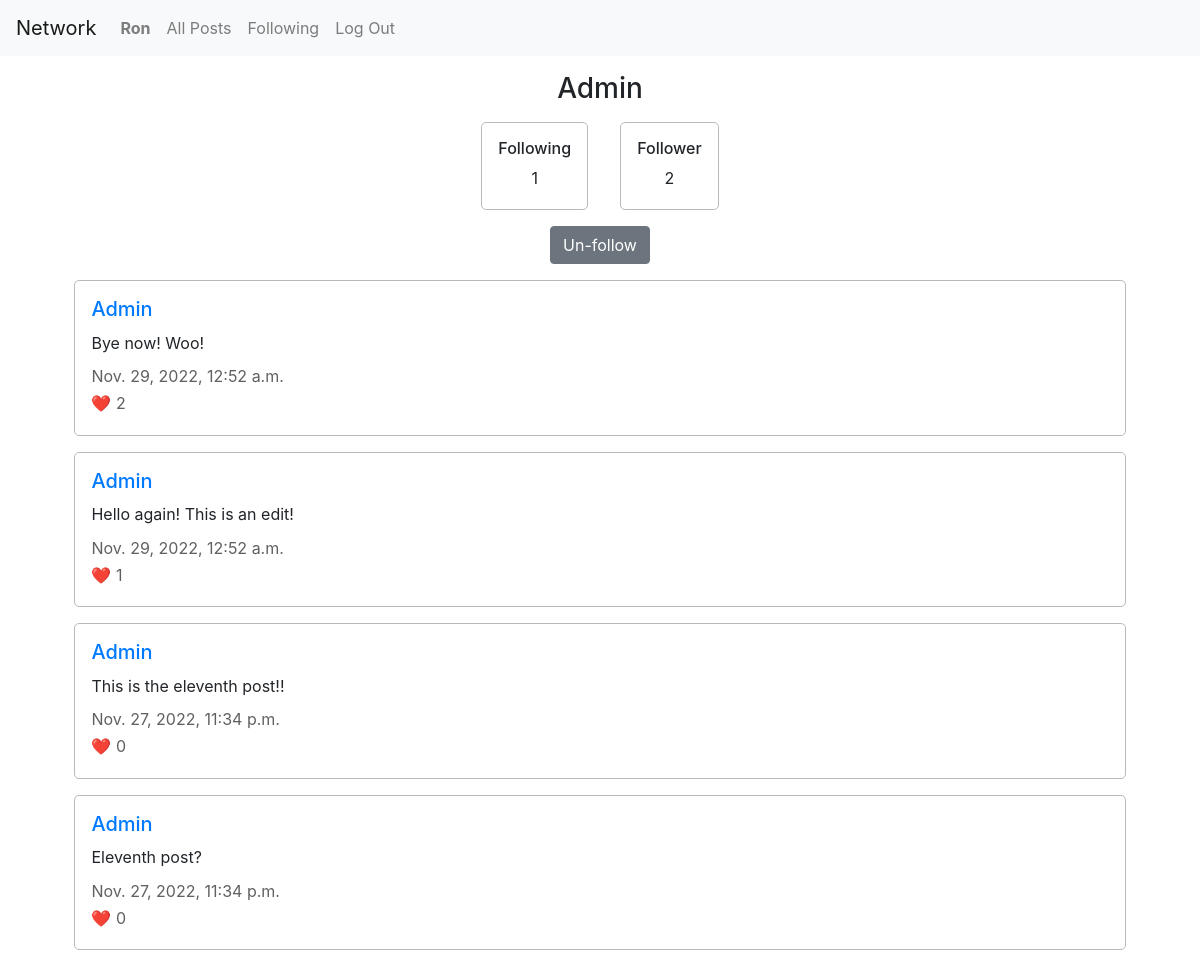
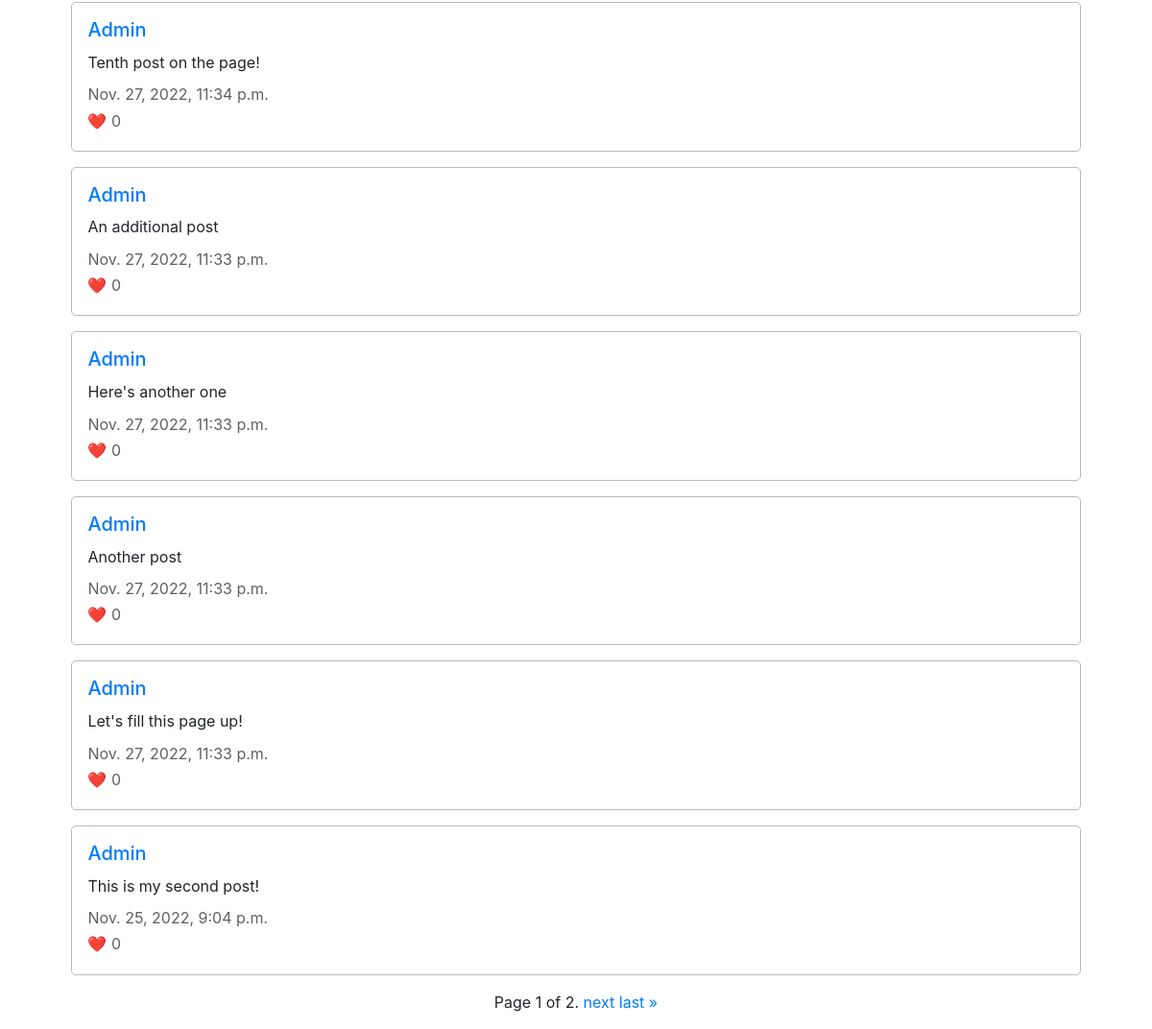
/user/Admin (signed in), run on the app's committed database (2 pictures, top to bottom).
### network/models.py (models this page shows, shortened)
class User(AbstractUser):
    pass

class Post(models.Model):
    user = models.ForeignKey("User", on_delete=models.CASCADE, related_name ="posts")
    content = models.TextField(max_length=255)
    timestamp = models.DateTimeField(auto_now_add=True)
    likes = models.ManyToManyField("User", blank=True, related_name="liked")

### network/views.py (the view, shortened to what this page needs)
# urls.py: path("user/<str:username>", views.user, name="user"),
def user(request, username):
    watcher = User.objects.get(username=request.user)
    user = User.objects.get(username=username)
    posts = Post.objects.all()
    userposts = posts.filter(user=user.id).order_by('timestamp').reverse()
    followingCount = user.following.all().count()
    followedCount = user.followed.all().count()
    followLink = Follow.objects.filter(following = watcher, followed = user)
    ownPage = False
    isFollowing = False
    if user == watcher:
        ownPage = True
    elif followLink.exists():
        isFollowing = True
    paginator = Paginator(userposts, 10)
    page_num = request.GET.get('page')
    page_obj = paginator.get_page(page_num)
    return render(request, "network/user.html", {
        "username": user.username,
        "page_obj": page_obj,
        "ownpage": ownPage,
        "isfollowing": isFollowing,
        "following": followingCount,
        "follower": followedCount
    })

### network/templates/network/user.html (shortened to what this page needs)
{% extends "network/layout.html" %}
{% load static %}
{% block body %}
    <h3>{{ username }}</h3>
    <div class="user-info">
        <div class="section">
            <h6>Following</h6>
            <p>{{ following }}</p>
        </div>
        <div class="section">
            <h6>Follower</h6>
            <p>{{ follower }}</p>
        </div>
    </div>
    {% if not ownpage %}
        <div class="follow-block">
            <form action="{% url 'user' username %}" method = "post">
                {% if isfollowing %}
                    <input type="submit" id="follow-btn" class="btn btn-secondary btn-block" name="unfollow" value="Un-follow">
                {% else %}
                    <input type="submit" id="follow-btn" class="btn btn-primary btn-block" name="follow" value="Follow">
                {% endif %}
            </form>
        </div>
    {% endif %}
    {% for post in page_obj %}
        <div class="section">
            <h5><a href="{% url 'user' username %}">{{ username }}</a></h5>
            <p class="post-content" id="post-content-{{ post.id }}">{{ post.content }}</p>
            <p class="grey">{{ post.timestamp }}</p>
            <p class="grey">&#10084;&#65039; {{ post.likes.all.count }}</p>
        </div>
    {% endfor %}
    <div class="pagination">
        <span class="step-links">
            <span class="current">
                Page {{ page_obj.number }} of {{ page_obj.paginator.num_pages }}.
            </span>
            {% if page_obj.has_next %}
                <a href="?page={{ page_obj.next_page_number }}">next</a>
                <a href="?page={{ page_obj.paginator.num_pages }}">last &raquo;</a>
            {% endif %}
        </span>
    </div>
{% endblock %}

### network/templates/network/layout.html (shortened to what this page needs)
{% load static %}
<!DOCTYPE html>
<html lang="en">
    <head>
        <link rel="stylesheet" href="https://stackpath.bootstrapcdn.com/bootstrap/4.4.1/css/bootstrap.min.css">
        <link href="{% static 'network/styles.css' %}" rel="stylesheet">
    </head>
    <body>
        <nav class="navbar navbar-expand-lg navbar-light bg-light">
            <a class="navbar-brand" href="#">Network</a>
            <div class="collapse navbar-collapse" id="navbarNav">
                <ul class="navbar-nav mr-auto">
                {% if user.is_authenticated %}
                    <li class="nav-item">
                        <a class="nav-link" href="{% url 'user' user.username %}"><strong id="current-user">{{ user.username }}</strong></a>
                    </li>
                {% endif %}
                <li class="nav-item">
                    <a class="nav-link" href="{% url 'index' %}">All Posts</a>
                </li>
                {% if user.is_authenticated %}
                    <li class="nav-item">
                        <a class="nav-link" href="{% url 'following' %}">Following</a>
                    </li>
                    <li class="nav-item">
                        <a class="nav-link" href="{% url 'logout' %}">Log Out</a>
                    </li>
                {% endif %}
                </ul>
            </div>
        </nav>
        <div class="body">
            {% block body %}
            {% endblock %}
        </div>
    </body>
</html>

### network/static/network/styles.css (style rules this page uses)
.body { display: flex; flex-direction: column; justify-content: center; align-items: center; gap: 1rem; margin: 1rem; }
.section { width: 90%; border: 0.2px rgb(186, 186, 186) solid; border-radius: 5px; padding: 1rem; }
h3 { margin-bottom: 0rem; }
h5 { margin-bottom: 0.6rem; }
p { margin-bottom: 0.2rem; }
.post-content { margin-bottom: 0.6rem; }
.grey { color: rgb(96, 96, 96); }
.user-info { display: flex; flex-direction: row; justify-content: center; align-items: center; text-align: center; gap: 2rem; }

### data on the page
User: username "Ron"
User: username "Admin"
Post: content "Bye now! Woo!", timestamp "Nov. 29, 2022, 12:52 a.m.", likes.all.count "2"
Post: content "Hello again! This is an edit!", timestamp "Nov. 29, 2022, 12:52 a.m.", likes.all.count "1"
Post: content "This is the eleventh post!!", timestamp "Nov. 27, 2022, 11:34 p.m.", likes.all.count "0"
Post: content "Eleventh post?", timestamp "Nov. 27, 2022, 11:34 p.m.", likes.all.count "0"
Post: content "Tenth post on the page!", timestamp "Nov. 27, 2022, 11:34 p.m.", likes.all.count "0"
Post: content "An additional post", timestamp "Nov. 27, 2022, 11:33 p.m.", likes.all.count "0"
Post: content "Here's another one", timestamp "Nov. 27, 2022, 11:33 p.m.", likes.all.count "0"
Post: content "Another post", timestamp "Nov. 27, 2022, 11:33 p.m.", likes.all.count "0"
Post: content "Let's fill this page up!", timestamp "Nov. 27, 2022, 11:33 p.m.", likes.all.count "0"
Post: content "This is my second post!", timestamp "Nov. 25, 2022, 9:04 p.m.", likes.all.count "0"

### other printed values
{{ following }} "1"
{{ follower }} "2"
{{ page_obj.number }} "1"
{{ page_obj.paginator.num_pages }} "2"
